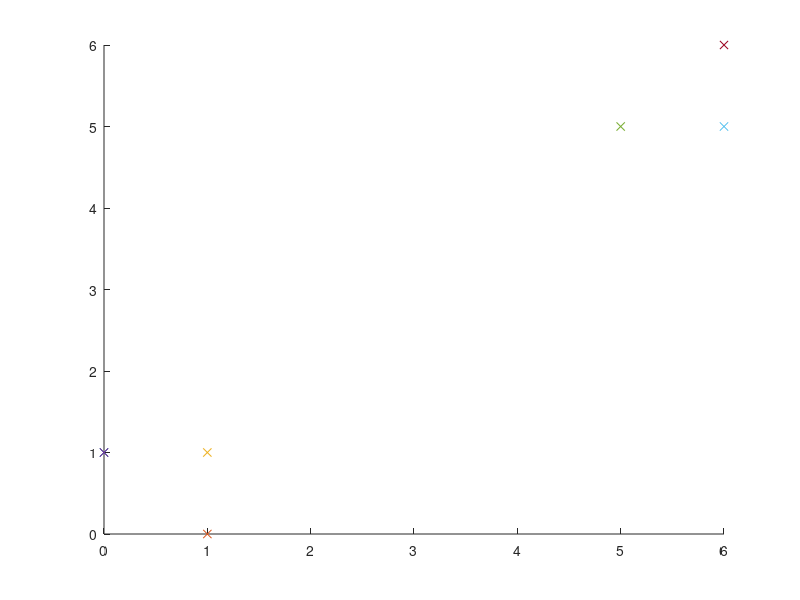

The MATLAB source for this figure:
function mainTestKMeans ()
Datapoints = [0 1; 1 0; 1 1; 0 1; 5 5; 6 5; 6 6];
K = 2;
KMeans (Datapoints, K);
end

function KMeans (Data,K)
    [m, n] = size(Data);
    CentRandPerm = randperm(m);
    currCent = Data(CentRandPerm(1:K), :);
    for i = 1: 1000
        for j = 1:K
            DistanceMeasure ( :,j) = sum((Data - currCent(j, :)).^2, 2);
        end
        [~, minPos] = sort (DistanceMeasure,2);
        classLbl = minPos ( :, 1);
        for j = 1:K
            newCent (j, :) = mean(Data(classLbl==j,:), 1);
        end
        if (norm(currCent - newCent) == 0) 
            break;
        else
            currCent = newCent;
        end
        visualiseClusters(Data, classLbl);
    end
end

function visualiseClusters(Data,classLbl)
    ColorList = {'xr','xb','xk','ob','or','ok'};
    for i = 1:length(classLbl)
        scatter(Data (i, 1), Data(i, 2), ColorList{classLbl(i)}); 
        hold on;
    end
    hold off;
end